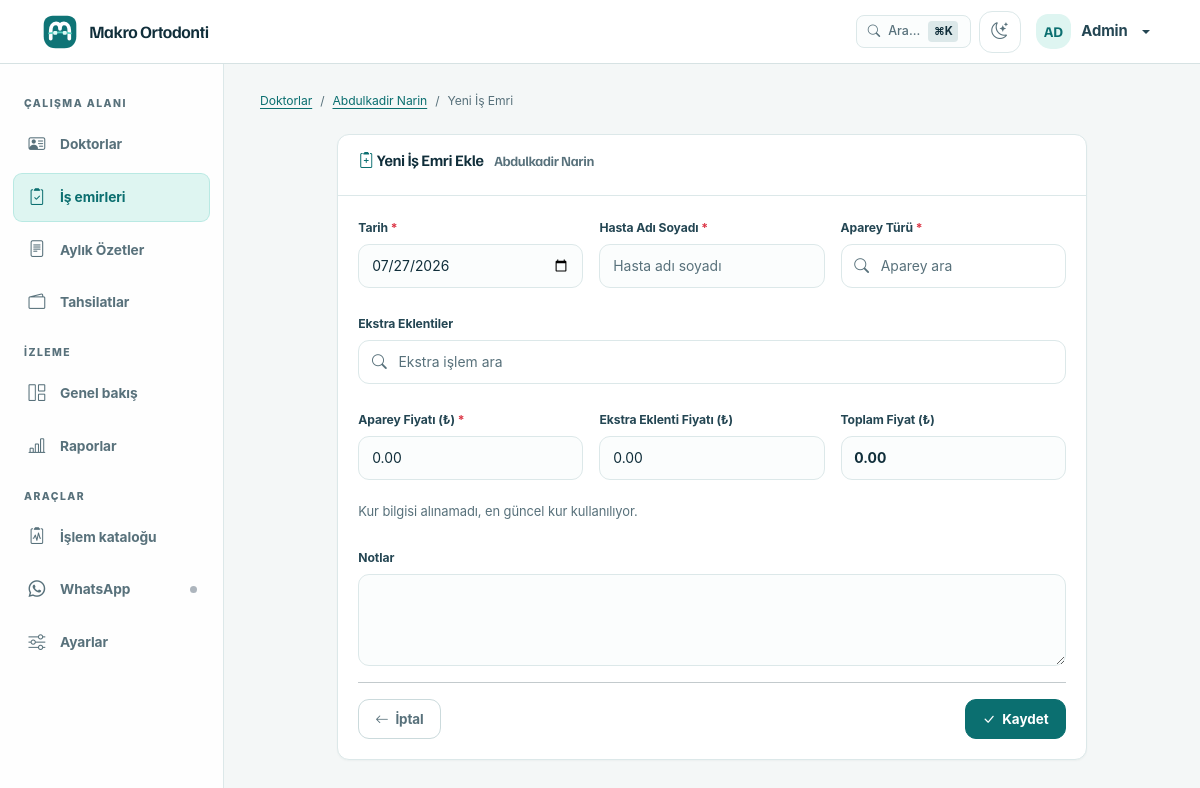
Page /parties/1/work-orders/add (signed in) on the committed database.
### app/models/models.py (models this page shows, shortened)
class User(UserMixin, Base, TimestampMixin):
    __tablename__ = "users"
    id: Mapped[int] = mapped_column(Integer, primary_key=True, autoincrement=True)
    username: Mapped[str] = mapped_column(String(50), nullable=False, unique=True, index=True)
    password_hash: Mapped[str] = mapped_column(String(256), nullable=False)
    full_name: Mapped[str] = mapped_column(String(150), nullable=False)
    role: Mapped[str] = mapped_column(String(20), nullable=False, default="staff", index=True)
    is_active: Mapped[bool] = mapped_column(Boolean, default=True, nullable=False)
    last_login: Mapped[datetime | None] = mapped_column(DateTime, nullable=True)
    api_token_hash: Mapped[str | None] = mapped_column(String(64), nullable=True, unique=True, index=True)
    ROLE_ADMIN = "admin"
    ROLE_STAFF = "staff"
    VALID_ROLES = [ROLE_ADMIN, ROLE_STAFF]

class Party(Base, TimestampMixin):
    __tablename__ = "parties"
    id: Mapped[int] = mapped_column(Integer, primary_key=True, autoincrement=True)
    party_type: Mapped[str] = mapped_column(
        SQLEnum(PartyType), nullable=False, default=PartyType.DENTIST, index=True
    )
    name: Mapped[str] = mapped_column(String(200), nullable=False)  # full name or company name
    phone: Mapped[str | None] = mapped_column(String(20), nullable=True, index=True)
    email: Mapped[str | None] = mapped_column(String(200), nullable=True)
    address: Mapped[str | None] = mapped_column(Text, nullable=True)
    tax_id: Mapped[str | None] = mapped_column(String(50), nullable=True)  # TC Kimlik / Vergi No
    notes: Mapped[str | None] = mapped_column(Text, nullable=True)
    is_active: Mapped[bool] = mapped_column(Boolean, default=True, nullable=False, index=True)
    previous_balance: Mapped[Decimal] = mapped_column(Numeric(12, 2), default=Decimal("0.00"), nullable=False)
    applies_kdv: Mapped[bool] = mapped_column(Boolean, default=False, nullable=False, index=True)
    first_name: Mapped[str | None] = mapped_column(String(100), nullable=True)
    last_name: Mapped[str | None] = mapped_column(String(100), nullable=True)
    date_of_birth: Mapped[date | None] = mapped_column(nullable=True)
    treatment_status: Mapped[str] = mapped_column(
        String(30), default="active", nullable=False, index=True
    )
    contact_person: Mapped[str | None] = mapped_column(String(150), nullable=True)
    contact_phone: Mapped[str | None] = mapped_column(String(20), nullable=True)
    referred_by_id: Mapped[int | None] = mapped_column(Integer, ForeignKey("parties.id"), nullable=True, index=True)
    referred_by = relationship("Party", remote_side="Party.id", foreign_keys=[referred_by_id], lazy="selectin")
    invoices: Mapped[list["Invoice"]] = relationship(
        back_populates="party", lazy="selectin"
    )
    patient: Mapped["Patient"] = relationship(
        back_populates="party", uselist=False, lazy="selectin"
    )
    treatments: Mapped[list["PatientTreatment"]] = relationship(
        back_populates="party", lazy="selectin"
    )
    work_orders: Mapped[list["WorkOrder"]] = relationship(
        back_populates="party", lazy="selectin"
    )
    previous_balance_payments: Mapped[list["PartyPayment"]] = relationship(
        back_populates="party",
        cascade="all, delete-orphan",
        lazy="selectin",
        order_by="PartyPayment.payment_date.desc(), PartyPayment.id.desc()",
    )
    __table_args__ = (
        UniqueConstraint("name", "phone", "party_type", name="uq_party_identity"),
    )
    @property
    def display_name(self) -> str:
        return self.name

### app/routes/parties.py (the view, shortened to what this page needs)
@parties_bp.route("/<int:party_id>/work-orders/add", methods=["GET", "POST"])
@login_required
@permissions_required("clinical.edit")
def add_work_order(party_id):
    party = PartyService.get_party_or_404(party_id)
    today = date.today().isoformat()
    return render_template(
        "parties/work_order_form.html",
        party=party,
        work_order=None,
        today=today,
        ana_islemler_treatments=_get_treatments_by_category(TreatmentCategory.ANA_ISLEMLER),
        ekstra_islemler_treatments=_get_treatments_by_category(TreatmentCategory.EKSTRA_ISLEMLER),
        eur_to_try=_get_current_rate(),
        usd_to_try=get_latest_usd_rate() or 0,
    )

### app/__init__.py (called while the page is built, shortened)
def _get_cached_setting(key: str, default: str = "") -> str:
    now = time.monotonic()
    cached = _settings_cache.get(key)
    if cached and (now - cached[0]) < _SETTINGS_CACHE_TTL:
        return cached[1]

### app/authz.py (called while the page is built)
def has_permission(user, permission: str) -> bool:
    permissions = ROLE_PERMISSIONS.get(getattr(user, "role", None), frozenset())
    return "*" in permissions or permission in permissions

def permissions_required(*permissions: str):
    def decorator(view_func):
        @wraps(view_func)
        def wrapped(*args, **kwargs):
            if not current_user.is_authenticated:
                return redirect(url_for("auth.login"))
            if not all(has_permission(current_user, permission) for permission in permissions):
                flash("Bu işlem için yetkiniz bulunmuyor.", "danger")
                return redirect(url_for("dashboard.index"))
            return view_func(*args, **kwargs)
        return wrapped
    return decorator

### app/routes/parties.py (called while the page is built)
def _get_treatments_by_category(category):
    treatments = db.session.execute(
        db.select(Treatment)
        .where(Treatment.category == category, Treatment.is_active.is_(True))
        .order_by(tr_order(Treatment.name))
    ).scalars().all()
    return [{"id": t.id, "name": t.name, "price": float(t.price_eur), "currency": t.currency} for t in treatments]

def _get_current_rate():
    rate = db.session.execute(
        db.select(ExchangeRate).order_by(ExchangeRate.rate_date.desc()).limit(1)
    ).scalar_one_or_none()
    return float(rate.eur_to_try) if rate else 0

### app/services/exchange_service.py (called while the page is built, shortened)
def get_latest_usd_rate() -> Decimal | None:
    rate = db.session.execute(
        db.select(ExchangeRate)
        .order_by(ExchangeRate.rate_date.desc())
        .limit(1)
    ).scalar_one_or_none()
    if rate and rate.usd_to_try is not None:
        return Decimal(str(rate.usd_to_try))

def get_rate_health(max_age_days: int = 2) -> dict:
    latest = db.session.execute(
        db.select(ExchangeRate)
        .order_by(ExchangeRate.rate_date.desc())
        .limit(1)
    ).scalar_one_or_none()
    age_days = (date.today() - latest.rate_date).days
    return {
        "exists": True,
        "is_stale": age_days > max_age_days,
        "age_days": age_days,
        "last_date": latest.rate_date,
        "last_rate": Decimal(str(latest.eur_to_try)),
    }

### app/services/party_service.py (called while the page is built)
    @staticmethod
    def get_party_or_404(party_id: int) -> Party:
        return db.get_or_404(Party, party_id)

### app/templates/parties/work_order_form.html (shortened to what this page needs)
{% extends "base.html" %}
{% block content %}
<div class="mb-4">
    <nav aria-label="breadcrumb">
        <ol class="breadcrumb">
            <li class="breadcrumb-item"><a href="{{ url_for('parties.list_parties') }}">Doktorlar</a></li>
            <li class="breadcrumb-item"><a href="{{ url_for('parties.detail_party', party_id=party.id) }}">{{ party.display_name }}</a></li>
            <li class="breadcrumb-item active">{% if work_order %}İş Emri Düzenle{% else %}Yeni İş Emri{% endif %}</li>
        </ol>
    </nav>
</div>
<div class="row justify-content-center">
    <div class="col-md-10">
        <div class="card border-0 shadow-sm">
            <div class="card-header bg-white">
                <h5 class="mb-0">
                    <i class="bi bi-clipboard2-plus"></i>
                    {% if work_order %}İş Emri Düzenle{% else %}Yeni İş Emri Ekle{% endif %}
                    <small class="text-muted ms-2">{{ party.display_name }}</small>
                </h5>
            </div>
            <div class="card-body">
                <form method="POST" action="{{ url_for('parties.edit_work_order', party_id=party.id, wo_id=work_order.id) if work_order else url_for('parties.add_work_order', party_id=party.id) }}">
                    <div class="row g-3">
                        <div class="col-md-4">
                            <label for="work_date" class="form-label">Tarih <span class="text-danger">*</span></label>
                            <input type="date" class="form-control" id="work_date" name="work_date" value="{{ work_order.work_date.isoformat() if work_order else today }}" required>
                        </div>
                        <div class="col-md-4">
                            <label for="patient_name" class="form-label">Hasta Adı Soyadı <span class="text-danger">*</span></label>
                            <input type="text" class="form-control" id="patient_name" name="patient_name" value="{{ work_order.patient_name|default('', true) }}" required placeholder="Hasta adı soyadı">
                        </div>
                        <div class="col-md-4">
                            <label class="form-label">Aparey Türü <span class="text-danger">*</span></label>
                            <div id="apparatus-component" class="treatment-picker">
                                <div class="treatment-picker__search">
                                    <input type="text" class="form-control" id="apparatus-search"
                                           placeholder="Aparey ara" autocomplete="off" role="combobox"
                                           aria-autocomplete="list" aria-controls="apparatus-dropdown" aria-expanded="false">
                                </div>
                            </div>
                        </div>
                    </div>
                    <div class="row g-3 mt-2">
                        <div class="col-12">
                            <label class="form-label">Ekstra Eklentiler</label>
                            <div id="extra-addons-component" class="treatment-picker">
                                <div class="treatment-picker__search">
                                    <input type="text" class="form-control" id="extra-addons-search"
                                           placeholder="Ekstra işlem ara" autocomplete="off" role="combobox"
                                           aria-autocomplete="list" aria-controls="extra-addons-dropdown" aria-expanded="false">
                                </div>
                            </div>
                        </div>
                    </div>
                    <div class="row g-3 mt-2">
                        <div class="col-md-4">
                            <label for="apparatus_price" class="form-label">Aparey Fiyatı (₺) <span class="text-danger">*</span></label>
                            <input type="number" step="0.01" min="0" class="form-control" id="apparatus_price" name="apparatus_price" value="{{ '{:.2f}'.format(work_order.apparatus_price) if work_order else '0.00' }}" required>
                        </div>
                        <div class="col-md-4">
                            <label for="extra_price" class="form-label">Ekstra Eklenti Fiyatı (₺)</label>
                            <input type="number" step="0.01" min="0" class="form-control" id="extra_price" name="extra_price" value="{{ '{:.2f}'.format(work_order.extra_price) if work_order else '0.00' }}">
                        </div>
                        <div class="col-md-4">
                            <label class="form-label">Toplam Fiyat (₺)</label>
                            <input type="text" class="form-control fw-bold" id="total_display" value="{{ '{:.2f}'.format(work_order.total_price) if work_order else '0.00' }}" readonly>
                        </div>
                    </div>
                    <div class="row g-3 mt-1">
                        <div class="col-12">
                            <small class="text-muted" id="rate-info"></small>
                        </div>
                    </div>
                    <div class="row g-3 mt-2">
                        <div class="col-12">
                            <label for="notes" class="form-label">Notlar</label>
                            <textarea class="form-control" id="notes" name="notes" rows="2">{{ work_order.notes|default('', true) }}</textarea>
                        </div>
                    </div>
                    <hr>
                    <div class="d-flex justify-content-between">
                        {% if request.args.get('return_to') == 'party_detail' %}
                        <a href="{{ url_for('parties.detail_party', party_id=party.id, view=request.args.get('return_view', 'month'), year=request.args.get('return_year'), month=request.args.get('return_month'), search=request.args.get('return_search')) }}" class="btn btn-outline-secondary">
                        {% else %}
                        <a href="{{ url_for('parties.detail_party', party_id=party.id) }}" class="btn btn-outline-secondary">
                        {% endif %}
                            <i class="bi bi-arrow-left"></i> İptal
                        </a>
                        <button type="submit" class="btn btn-primary">
                            <i class="bi bi-check-lg"></i> {% if work_order %}Güncelle{% else %}Kaydet{% endif %}
                        </button>
                    </div>
                </form>
            </div>
        </div>
    </div>
</div>
{% endblock %}

### app/templates/components/navbar.html (shortened to what this page needs)
<nav class="navbar fixed-top" aria-label="Üst menü">
    <div class="container-fluid">
        <a class="navbar-brand d-flex align-items-center" href="{{ url_for('dashboard.index') }}" aria-label="{{ clinic_name }} ana sayfa">
            <span class="brand-mark" aria-hidden="true"></span>
            <span class="brand-copy"><span>{{ clinic_name }}</span></span>
        </a>
        <ul class="navbar-nav ms-auto flex-row align-items-center gap-2">
                {% if current_user.is_authenticated %}
                <li class="nav-item">
                    <button class="cmd-k-trigger" type="button" data-bs-toggle="modal" data-bs-target="#commandPaletteModal" title="Hızlı Arama (Cmd+K)">
                        <i class="bi bi-search"></i>
                        <span class="d-none d-sm-inline">Ara...</span>
                        <span class="cmd-k-badge">⌘K</span>
                    </button>
                </li>
                <li class="nav-item">
                    <button class="theme-toggle" type="button" aria-label="Tema değiştir" title="Açık/Koyu tema">
                        <i class="bi bi-moon-stars" aria-hidden="true"></i>
                    </button>
                </li>
                <li class="nav-item dropdown">
                    <a class="nav-link dropdown-toggle user-menu" href="#" data-bs-toggle="dropdown" aria-expanded="false" aria-label="{{ current_user.full_name }} kullanıcı menüsü">
                        <span class="user-avatar" aria-hidden="true">{{ current_user.full_name[:2]|upper }}</span>
                        <span class="user-name">{{ current_user.full_name }}</span>
                    </a>
                </li>
                {% endif %}
        </ul>
    </div>
</nav>

### rows in the picture
User: full_name "AD", full_name "Admin"
Party: display_name "Abdulkadir Narin"

### other values in the picture
{{ clinic_name }} "Makro Ortodonti"
